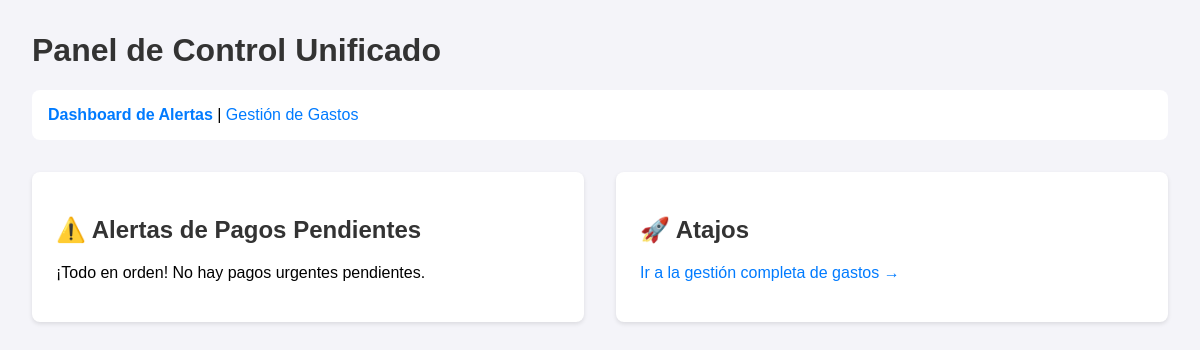
Before: / with the older database file.
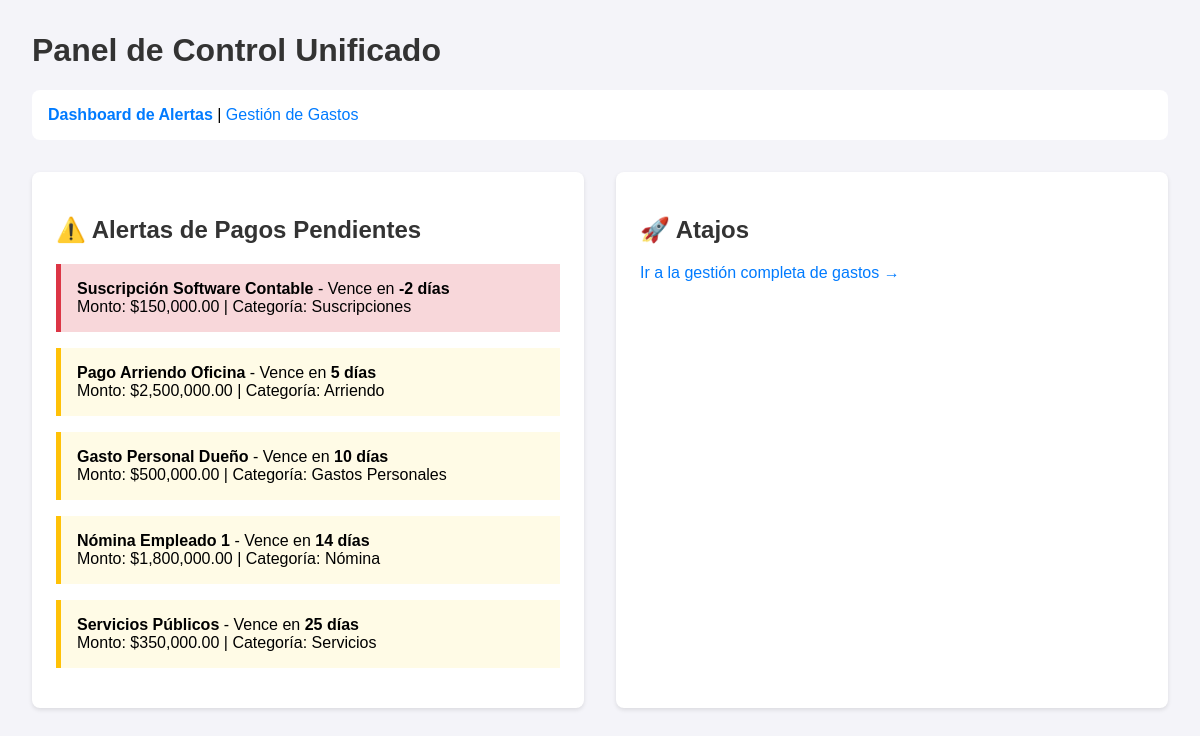
After: the same page with the newer database file.
### tables this page shows
CREATE TABLE Egresos (
            id INTEGER PRIMARY KEY AUTOINCREMENT,
            descripcion TEXT NOT NULL,
            monto REAL NOT NULL,
            fecha_vencimiento DATE,
            categoria TEXT,
            etiqueta TEXT, -- OFICINA o GTFF
            estado TEXT DEFAULT 'Pendiente' -- Pendiente, Pagado
        );

### MODULOS/panel_control/app.py (the view)
@app.route('/')
def dashboard():
    conn = get_db()
    query = """
        SELECT id, descripcion, monto, fecha_vencimiento, categoria
        FROM Egresos
        WHERE estado = 'Pendiente' AND date(fecha_vencimiento) <= date('now', '+30 days')
        ORDER BY fecha_vencimiento ASC
    """
    gastos_pendientes = conn.execute(query).fetchall()
    conn.close()
    alertas = []
    from datetime import datetime
    today = datetime.now().date()
    for gasto in gastos_pendientes:
        fecha_vencimiento = datetime.strptime(gasto['fecha_vencimiento'], '%Y-%m-%d').date()
        dias_restantes = (fecha_vencimiento - today).days
        alertas.append({
            'descripcion': gasto['descripcion'],
            'monto': gasto['monto'],
            'categoria': gasto['categoria'],
            'dias_restantes': dias_restantes
        })
    return render_template('dashboard.html', alertas=alertas)

### MODULOS/panel_control/app.py (called while the page is built)
def get_db():
    conn = sqlite3.connect(DATABASE)
    conn.row_factory = sqlite3.Row # Permite acceder a las columnas por nombre
    return conn

### MODULOS/panel_control/templates/dashboard.html (shortened to what this page needs)
<!DOCTYPE html>
<html lang="es">
<head>
</head>
<body>
    <h1>Panel de Control Unificado</h1>
    <div class="nav">
        <a href="{{ url_for('dashboard') }}"><strong>Dashboard de Alertas</strong></a> |
        <a href="{{ url_for('gestion_gastos') }}">Gestión de Gastos</a>
    </div>
    <div class="dashboard-grid">
        <div class="card">
            <h2>⚠️ Alertas de Pagos Pendientes</h2>
            {% if alertas %}
                <ul class="alertas-list">
                    {% for alerta in alertas %}
                        <li class="{{ 'overdue' if alerta.dias_restantes < 0 }}">
                            <strong>{{ alerta.descripcion }}</strong> - Vence en <span class="days-left">{{ alerta.dias_restantes }} días</span>
                            <br>
                            Monto: ${{ "{:,.2f}".format(alerta.monto) }} | Categoría: {{ alerta.categoria }}
                        </li>
                    {% endfor %}
                </ul>
            {% else %}
                <p>¡Todo en orden! No hay pagos urgentes pendientes.</p>
            {% endif %}
        </div>
        <div class="card">
            <h2>🚀 Atajos</h2>
            <p><a href="{{ url_for('gestion_gastos') }}">Ir a la gestión completa de gastos &rarr;</a></p>
        </div>
    </div>
</body>
</html>

### MODULOS/panel_control/templates/dashboard.html (style rules this page uses)
body { font-family: sans-serif; margin: 2em; background-color: #f4f4f9; }
h1, h2 { color: #333; }
a { color: #007BFF; text-decoration: none; }
.dashboard-grid { display: grid; grid-template-columns: 1fr 1fr; grid-gap: 2em; }
.card { background-color: white; padding: 1.5em; border-radius: 8px; box-shadow: 0 2px 4px rgba(0,0,0,0.1); }
.alertas-list { list-style-type: none; padding: 0; }
.alertas-list li { background-color: #fffbe6; border-left: 5px solid #ffc107; margin-bottom: 1em; padding: 1em; }
.alertas-list li.overdue { border-left-color: #dc3545; background-color: #f8d7da; }
.alertas-list .days-left { font-weight: bold; }
.nav { margin-bottom: 2em; background-color: white; padding: 1em; border-radius: 8px; }

Changed rows visible on the page:
added Egresos: descripcion "Suscripción Software Contable", dias_restantes "-2", monto "150,000.00", categoria "Suscripciones"
added Egresos: descripcion "Pago Arriendo Oficina", dias_restantes "5", monto "2,500,000.00", categoria "Arriendo"
added Egresos: descripcion "Gasto Personal Dueño", dias_restantes "10", monto "500,000.00", categoria "Gastos Personales"
added Egresos: descripcion "Nómina Empleado 1", dias_restantes "14", monto "1,800,000.00", categoria "Nómina"
added Egresos: descripcion "Servicios Públicos", dias_restantes "25", monto "350,000.00", categoria "Servicios"
Other visible differences:
text no longer shown: "¡Todo en orden! No hay pagos urgentes pendientes."
